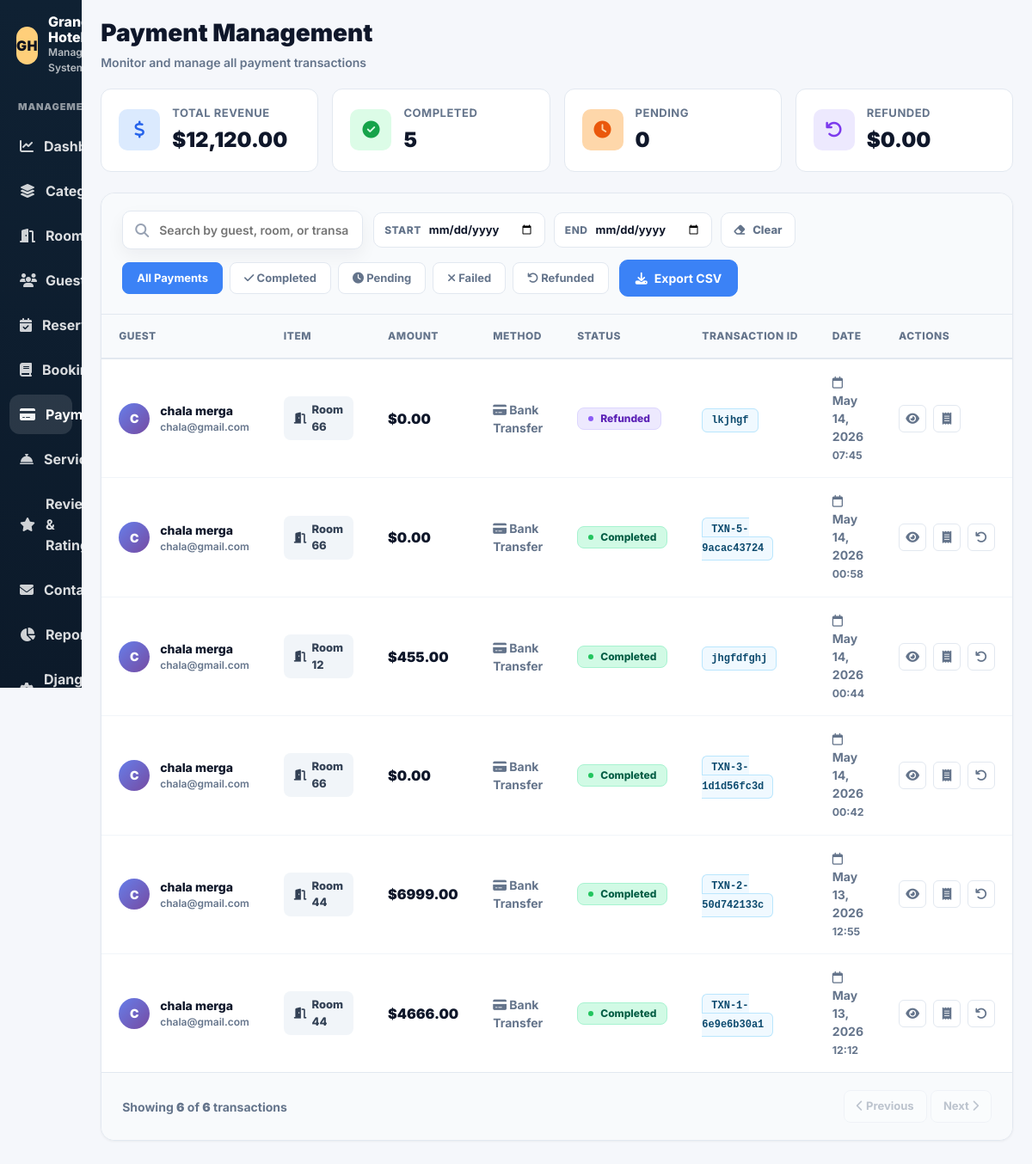
Page /dashboard/payment/ (signed in) on the committed database.
### hotel/models.py (models this page shows, shortened)
class Payment(models.Model):
    id = models.AutoField(primary_key=True)
    PAYMENT_METHOD_CHOICES = [
        ('Cash', 'Cash'),
        ('Card', 'Card'),
        ('Online', 'Online'),
        ('Bank Transfer', 'Bank Transfer'),
    ]
    PAYMENT_STATUS_CHOICES = [
        ('Pending', 'Pending'),
        ('Completed', 'Completed'),
        ('Failed', 'Failed'),
        ('Refunded', 'Refunded'),
    ]
    BANK_CHOICES = [
        ('CBE', 'Commercial Bank of Ethiopia'),
        ('Awash', 'Awash Bank'),
        ('Dashen', 'Dashen Bank'),
        ('BOA', 'Bank of Abyssinia'),
        ('Other', 'Other'),
    ]
    reservation = models.OneToOneField(
        Reservation,
        on_delete=models.CASCADE,
        related_name='payment',
        null=True,
        blank=True
    )
    service_booking = models.OneToOneField(
        'ServiceBooking',
        on_delete=models.CASCADE,
        related_name='payment',
        null=True,
        blank=True
    )
    amount = models.DecimalField(max_digits=10, decimal_places=2)
    processed_by = models.ForeignKey(
        'Staff',
        on_delete=models.SET_NULL,
        null=True,
        blank=True,
        related_name='processed_payments'
    )
    payment_method = models.CharField(max_length=20, choices=PAYMENT_METHOD_CHOICES)
    payment_status = models.CharField(max_length=20, choices=PAYMENT_STATUS_CHOICES, default='Pending')
    payment_date = models.DateTimeField(blank=True, null=True)
    transaction_id = models.CharField(max_length=100, blank=True, null=True, unique=True)
    sender_bank = models.CharField(max_length=20, choices=BANK_CHOICES, blank=True, null=True)
    notes = models.TextField(blank=True, null=True)
    created_at = models.DateTimeField(default=timezone.now)
    updated_at = models.DateTimeField(auto_now=True)

class Reservation(models.Model):
    id = models.AutoField(primary_key=True)
    STATUS_CHOICES = [
        ('Pending', 'Pending'),
        ('Confirmed', 'Confirmed'),
        ('Checked In', 'Checked In'),
        ('Checked Out', 'Checked Out'),
        ('Cancelled', 'Cancelled'),
    ]
    guest = models.ForeignKey(Guest, on_delete=models.CASCADE, related_name='reservations')
    room = models.ForeignKey(Room, on_delete=models.CASCADE, related_name='reservations')
    handled_by = models.ForeignKey('Staff', on_delete=models.SET_NULL, null=True, blank=True, related_name='handled_reservations')
    check_in_date = models.DateField()
    check_out_date = models.DateField()
    booking_date = models.DateTimeField(auto_now_add=True)
    status = models.CharField(max_length=20, choices=STATUS_CHOICES, default='Pending')
    is_online_booking = models.BooleanField(default=True)
    number_of_guests = models.IntegerField(default=1, validators=[MinValueValidator(1)])
    special_requests = models.TextField(blank=True, null=True)
    total_price = models.DecimalField(max_digits=10, decimal_places=2, default=0, validators=[MinValueValidator(0)])
    class Meta:
        ordering = ['-booking_date']

class Room(models.Model):
    id = models.AutoField(primary_key=True)
    STATUS_CHOICES = [
        ('Available', 'Available'),
        ('Booked', 'Booked'),
        ('Maintenance', 'Maintenance'),
    ]
    room_number = models.CharField(max_length=10, unique=True)
    category = models.ForeignKey(RoomCategory, on_delete=models.CASCADE, related_name='rooms')
    assigned_staff = models.ForeignKey('Staff', on_delete=models.SET_NULL, null=True, blank=True, related_name='assigned_rooms')
    status = models.CharField(max_length=15, choices=STATUS_CHOICES, default='Available')
    floor = models.IntegerField(default=1, validators=[MinValueValidator(1), MaxValueValidator(100)])
    max_occupancy = models.IntegerField(default=2, validators=[MinValueValidator(1)])
    price = models.DecimalField(max_digits=10, decimal_places=2, null=True, blank=True, validators=[MinValueValidator(0)], help_text="Room-specific price (leave blank to use category base price)")
    amenities = models.TextField(default="WiFi, AC, TV", help_text="Comma-separated list of amenities")
    description = models.TextField(blank=True, null=True)
    image = models.ImageField(upload_to='rooms/', blank=True, null=True)
    created_at = models.DateTimeField(default=timezone.now)
    class Meta:
        ordering = ['room_number']

### hotel/views.py (the view)
# urls.py: path('dashboard/payment/', views.manage_payment, name='manage_payment'),
@admin_login_required
@admin_login_required
def manage_payment(request):
    payments = Payment.objects.select_related(
        'reservation', 'reservation__guest', 'reservation__room',
        'service_booking', 'service_booking__user', 'service_booking__service'
    ).all().order_by('-payment_date', '-id')[:200]
    return render(request, 'hotel/admin/manage_payment.html', {'payments': payments})

### hotel/views.py (called while the page is built, shortened)
def admin_login_required(view_func):
    @wraps(view_func)
    def wrapper(request, *args, **kwargs):
        if not request.user.is_authenticated:
            return redirect('login')
        if request.user.is_superuser:
            return view_func(request, *args, **kwargs)
    return wrapper

### hotel/templates/hotel/admin/manage_payment.html (shortened to what this page needs)
{% extends 'hotel/admin/admin_base.html' %} {% block admin_content %}
<div class="page-head">
  <div>
    <h2>{{ page_title|default:"Payment Management" }}</h2>
    <p class="page-sub">
      {{ page_subtitle|default:"Monitor and manage all payment transactions" }}
    </p>
  </div>
</div>
<div class="stats-grid">
  <div class="stat-card">
    <div class="stat-icon blue"><i class="fas fa-dollar-sign"></i></div>
    <div>
      <div class="stat-label">
        {{ stat_total_revenue_label|default:"Total Revenue" }}
      </div>
      <div class="stat-value">$<span id="totalRevenue">0</span></div>
    </div>
  </div>
  <div class="stat-card">
    <div class="stat-icon green"><i class="fas fa-check-circle"></i></div>
    <div>
      <div class="stat-label">
        {{ stat_completed_label|default:"Completed" }}
      </div>
      <div class="stat-value"><span id="completedCount">0</span></div>
    </div>
  </div>
  <div class="stat-card">
    <div class="stat-icon orange"><i class="fas fa-clock"></i></div>
    <div>
      <div class="stat-label">{{ stat_pending_label|default:"Pending" }}</div>
      <div class="stat-value"><span id="pendingCount">0</span></div>
    </div>
  </div>
  <div class="stat-card">
    <div class="stat-icon purple"><i class="fas fa-undo"></i></div>
    <div>
      <div class="stat-label">{{ stat_refunded_label|default:"Refunded" }}</div>
      <div class="stat-value">$<span id="refundedAmount">0</span></div>
    </div>
  </div>
</div>
<div class="cardx">
  <div class="cardx-top">
    <div class="tools">
      <div class="search">
        <i class="fas fa-search"></i>
        <input
          id="q"
          type="text"
          placeholder="{{ search_placeholder|default:'Search by guest, room, or transaction ID...' }}"
          oninput="applyFilters()"
        />
      </div>
      <div class="date-filters">
        <div class="date-box">
          <label>Start</label>
          <input id="startDate" type="date" oninput="applyFilters()" />
        </div>
        <div class="date-box">
          <label>End</label>
          <input id="endDate" type="date" oninput="applyFilters()" />
        </div>
        <button class="btn-clear" type="button" onclick="clearDates()">
          <i class="fas fa-eraser"></i> Clear
        </button>
      </div>
      <div class="filter-group" id="statusFilters">
        <button type="button" class="filter-btn active" data-status="all">
          All Payments
        </button>
        <button type="button" class="filter-btn" data-status="Completed">
          <i class="fas fa-check"></i> Completed
        </button>
        <button type="button" class="filter-btn" data-status="Pending">
          <i class="fas fa-clock"></i> Pending
        </button>
        <button type="button" class="filter-btn" data-status="Failed">
          <i class="fas fa-times"></i> Failed
        </button>
        <button type="button" class="filter-btn" data-status="Refunded">
          <i class="fas fa-undo"></i> Refunded
        </button>
      </div>
      <button class="btn-export" type="button" onclick="exportPayments()">
        <i class="fas fa-download"></i> Export CSV
      </button>
    </div>
  </div>
  {% if payments %}
  <div class="table-wrapper">
    <table id="paymentTable">
  <thead>
    <tr>
      <th>Guest</th>
      <th>Item</th>
      <th>Amount</th>
      <th>Method</th>
      <th>Status</th>
      <th>Transaction ID</th>
      <th>Date</th>
      <th>Actions</th>
    </tr>
  </thead>
  <tbody>
    {% for p in payments %}
    <tr
      data-status="{{ p.payment_status }}"
      data-date="{% if p.payment_date %}{{ p.payment_date|date:'Y-m-d' }}{% endif %}"
    >
      <td>
        <div class="guest-info">
          {% if p.reservation and p.reservation.guest %}
            {% with user=p.reservation.guest.user %}
              <div class="guest-avatar">
                {{ user.get_full_name|default:user.username|first|upper }}
              </div>
              <div>
                <div class="guest-name">
                  {{ user.get_full_name|default:user.username }}
                </div>
                {% if user.email %}
                <div class="guest-email">{{ user.email }}</div>
                {% endif %}
              </div>
            {% endwith %}
          {% else %}
            <span class="muted">No guest info</span>
          {% endif %}
        </div>
      </td>
      <td>
        {% if p.reservation and p.reservation.room %}
          <span class="room-badge">
            <i class="fas fa-door-open"></i>
            Room {{ p.reservation.room.room_number }}
          </span>
        {% elif p.service_booking and p.service_booking.service %}
          <span class="room-badge">
            <i class="fas fa-concierge-bell"></i>
            {{ p.service_booking.service.name }}
          </span>
        {% else %}
          <span class="muted">-</span>
        {% endif %}
      </td>
      <td>
        <span class="amount">${{ p.amount }}</span>
      </td>
      <td>
        <span class="muted">
          <i class="fas fa-credit-card"></i>
          {{ p.payment_method|default:"N/A" }}
        </span>
      </td>
      <td>
        {% if p.payment_status == "Pending" %}
          <span class="badge b-pending"><span class="dot"></span> Pending</span>
        {% elif p.payment_status == "Completed" %}
          <span class="badge b-completed"><span class="dot"></span> Completed</span>
        {% elif p.payment_status == "Failed" %}
          <span class="badge b-failed"><span class="dot"></span> Failed</span>
        {% elif p.payment_status == "Refunded" %}
          <span class="badge b-refunded"><span class="dot"></span> Refunded</span>
        {% else %}
          <span class="badge"><span class="dot"></span> {{ p.payment_status }}</span>
        {% endif %}
      </td>
      <td>
        {% if p.transaction_id %}
          <span class="transaction-id">{{ p.transaction_id }}</span>
        {% else %}
          <span class="muted">-</span>
        {% endif %}
      </td>
      <td class="muted">
        {% if p.payment_date %}
          <i class="far fa-calendar"></i>
          {{ p.payment_date|date:"M d, Y" }}
          <br>
          <small>{{ p.payment_date|date:"H:i" }}</small>
        {% else %}
          -
        {% endif %}
      </td>
      <td>
        <div class="action-btns">
          <button
            type="button"
            class="action-btn js-view"
            title="View Details"
            data-id="{{ p.id }}"
            data-guest="{% if p.reservation %}{{ p.reservation.guest.user.get_full_name|default:p.reservation.guest.user.username }}{% elif p.service_booking %}{{ p.service_booking.user.get_full_name|default:p.service_booking.user.username }}{% else %}-{% endif %}"
            data-item="{% if p.reservation %}Room {{ p.reservation.room.room_number }}{% elif p.service_booking %}{{ p.service_booking.service.name }}{% else %}-{% endif %}"
            data-amount="${{ p.amount }}"
            data-method="{{ p.payment_method|default:'N/A' }}"
            data-status="{{ p.payment_status }}"
            data-transaction="{{ p.transaction_id|default:'-' }}"
            data-date="{% if p.payment_date %}{{ p.payment_date|date:'M d, Y H:i' }}{% else %}-{% endif %}"
          >
            <i class="fas fa-eye"></i>
          </button>
          <button
            type="button"
            class="action-btn js-receipt"
            title="Download Receipt"
            data-id="{{ p.id }}"
            data-receipt-title="Payment Receipt #{{ p.id }}"
          >
            <i class="fas fa-receipt"></i>
          </button>
          {% if p.payment_status == "Completed" %}
            <form
              method="post"
              action="{% url 'update_payment_status' p.id %}"
              style="display:inline"
            >
              <button type="submit" class="action-btn danger" title="Refund">
                <i class="fas fa-undo"></i>
              </button>
            </form>
          {% endif %}
        </div>
      </td>
    </tr>
    {% endfor %}
  </tbody>
</table>
  </div>
  <div class="pagination">
    <div class="pagination-info">
      Showing <strong id="visibleCount">{{ payments|length }}</strong> of
      <strong>{{ payments|length }}</strong> transactions
    </div>
    <div>
      <button class="page-btn" disabled>
        <i class="fas fa-chevron-left"></i> Previous
      </button>
      <button class="page-btn" disabled>
        Next <i class="fas fa-chevron-right"></i>
      </button>
    </div>
  </div>
  {% else %}
  <div class="empty">
    <div class="empty-icon"><i class="fas fa-receipt"></i></div>
    <div class="empty-text">No payment transactions found</div>
  </div>
  {% endif %}
</div>
{% endblock %}

### hotel/templates/hotel/admin/admin_base.html (style rules this page uses)
:root { --bg:#f5f7fb; --panel:#ffffff; --line:#e8eef7; --text:#0b1220; --muted:#667085; --nav:#0f2133; --nav-2:#0c1a2a; --accent:#22c55e; --accent-2:#6ee7b7; --shadow: 0 10px 30px rgba(11,18,32,.07); --radius: 16px; }
body { background:var(--bg); color:var(--text); font-family: 'Inter', system-ui, -apple-system, "Segoe UI", Roboto, "Helvetica Neue", Arial, sans-serif; font-weight:500; }
.page-sub { margin:0; font-weight:600; color:var(--muted); font-size:13px; }
.search { display:flex; align-items:center; gap:10px; background:#fff; border:1px solid var(--line); border-radius:14px; padding:10px 12px; min-width:260px; box-shadow: 0 8px 20px rgba(11,18,32,.05); }
.search i { color:#98a2b3; }
.search input { border:none; outline:none; width:100%; font-weight:800; color:var(--text); }

### rows in the picture
Payment: payment_status "REFUNDED", reservation.guest.user.get_full_name|first "C", reservation.guest.user.get_full_name "chala merga", reservation.guest.user.email "chala@gmail.com", reservation.room.room_number "66", amount "0.00", payment_method "Bank Transfer", shows "Refunded", transaction_id "lkjhgf", payment_date "May 14, 2026", payment_date "07:45"
Payment: reservation.guest.user.get_full_name|first "C", reservation.guest.user.get_full_name "chala merga", reservation.guest.user.email "chala@gmail.com", reservation.room.room_number "66", amount "0.00", payment_method "Bank Transfer", payment_status "Completed" (drawn), transaction_id "TXN-5-9acac43724", payment_date "May 14, 2026", payment_date "00:58"
Payment: reservation.guest.user.get_full_name|first "C", reservation.guest.user.get_full_name "chala merga", reservation.guest.user.email "chala@gmail.com", reservation.room.room_number "12", amount "455.00", payment_method "Bank Transfer", payment_status "Completed" (drawn), transaction_id "jhgfdfghj", payment_date "May 14, 2026", payment_date "00:44"
Payment: reservation.guest.user.get_full_name|first "C", reservation.guest.user.get_full_name "chala merga", reservation.guest.user.email "chala@gmail.com", reservation.room.room_number "66", amount "0.00", payment_method "Bank Transfer", payment_status "Completed" (drawn), transaction_id "TXN-3-1d1d56fc3d", payment_date "May 14, 2026", payment_date "00:42"
Payment: reservation.guest.user.get_full_name|first "C", reservation.guest.user.get_full_name "chala merga", reservation.guest.user.email "chala@gmail.com", reservation.room.room_number "44", amount "6999.00", payment_method "Bank Transfer", payment_status "Completed" (drawn), transaction_id "TXN-2-50d742133c", payment_date "May 13, 2026", payment_date "12:55"
Payment: reservation.guest.user.get_full_name|first "C", reservation.guest.user.get_full_name "chala merga", reservation.guest.user.email "chala@gmail.com", reservation.room.room_number "44", amount "4666.00", payment_method "Bank Transfer", payment_status "Completed" (drawn), transaction_id "TXN-1-6e9e6b30a1", payment_date "May 13, 2026", payment_date "12:12"

### other values in the picture
{{ page_title|default:"Payment Management" }} "Payment Management"
{{ page_subtitle|default:"Monitor and manage all payment transactions" }} "Monitor and manage all payment transactions"
{{ stat_total_revenue_label|default:"Total Revenue" }} "TOTAL REVENUE"
{{ stat_completed_label|default:"Completed" }} "COMPLETED"
{{ stat_pending_label|default:"Pending" }} "PENDING"
{{ payments|length }} "6"
